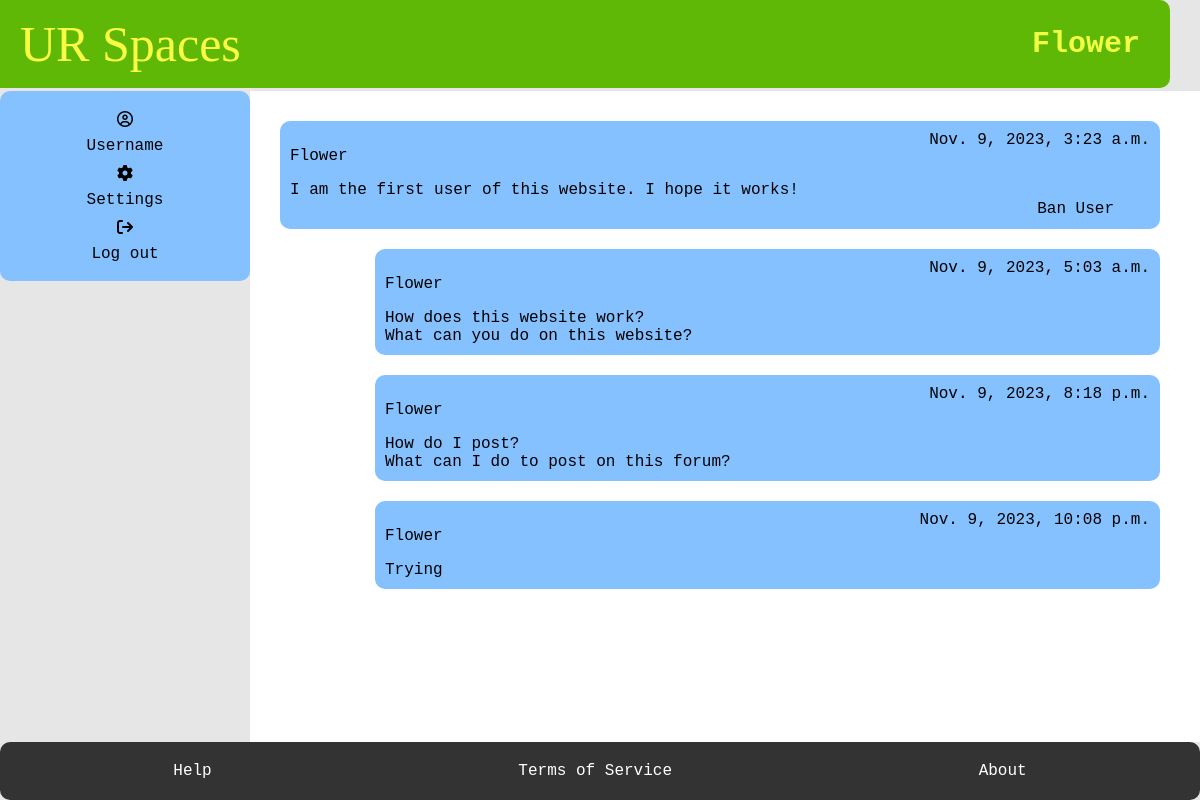
The page /user/flower/ (signed in) on the database as committed earlier.
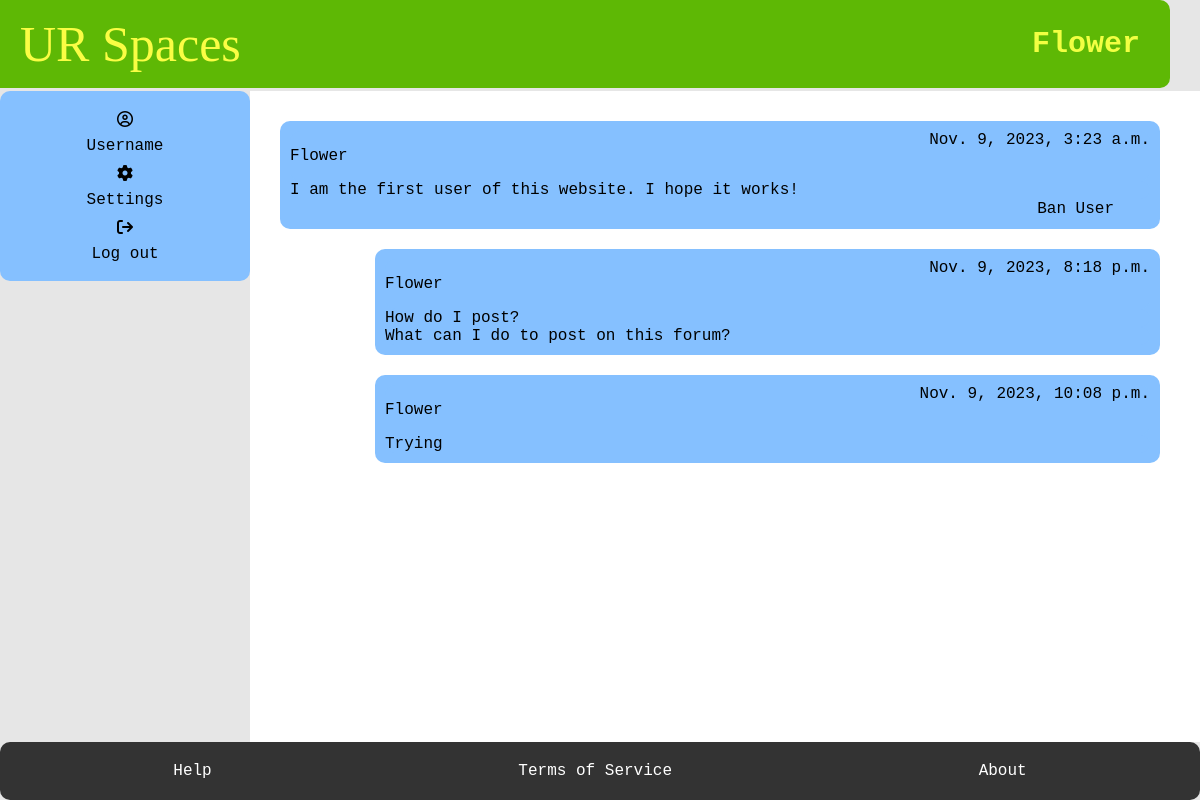
The same page on the database as committed later.
### myapp/models.py (models this page shows, shortened)
class Posts(models.Model):
    User_ID = models.ForeignKey(Student, on_delete=models.CASCADE)
    SubForum_ID = models.ForeignKey(SubForum, default= 1, on_delete=models.CASCADE)
    post_name = models.TextField(max_length=400)
    contents = models.TextField()
    count_likes = models.IntegerField(default=0, blank=True, )
    locked = models.BooleanField(default=False)
    pin = models.BooleanField(default=False)
    reported = models.BooleanField(default=False)
    post_date = models.DateTimeField(auto_now_add=True)
    slug = models.SlugField(max_length=400, unique=True, blank=True)
    def get_url(self):
        return reverse("posts", kwargs={
            "slug":self.slug
        })

class Student(models.Model):
    User_ID = models.ForeignKey(User, on_delete=models.CASCADE)
    bio = models.TextField(default="Please add bio in settings", blank=True)
    banned = models.BooleanField(default=False)
    avatar =ResizedImageField(size=[50, 80], quality=100, upload_to="authors", default=None, null=True, blank=True)
    reported = models.BooleanField(default=False)
    slug = models.SlugField(max_length=400, unique=True, blank=True)

### myapp/views.py (the view)
# urls.py: path("user/<slug>/", user, name="user"),
@login_required
def user(request, slug):
    student= get_object_or_404(Student, slug=slug)
    post = Posts.objects.filter(User_ID = student)
    context = {
        "student": student,
        "post": post
    }
    return render(request, "user.html", context)

### myapp/templates/user.html
{% extends 'base.html' %}
    {% block title %}
      <h1>{{student.User_ID.username}}</h1>
    {% endblock %}
    {% block content %}
    <main>
        <section class="box">
            <div class="forum-item">
                <p> {{student.User_ID.username}} </p>
                <span> {{student.User_ID.date_joined}}</span>
            </div>
            <div class="forum-item">
              <span> {{student.bio}}</span>
            </div>
            <div class="user-item">
              <input type="button" value="Ban User" class="btn2">
          </section>
          {% for field in post %}
            <section class="sub-box">
                <div class="forum-item">
                    <p> {{field.User_ID.User_ID.username}} </p>
                    <span> {{field.post_date}} </span>
                </div>
                <div class="forum-item">
                  <a href="{{field.get_url}}"> {{field.post_name}}  </a>
                  </div>
                  <div class="forum-item">
                    <span> {{field.contents}} </span>
                  </div>
            </section>
            {% endfor %}
    </main>
    {% endblock %}

Rows that differ between the two databases and show on the page:
no longer on this page (row edited): Posts: User_ID.User_ID.username "Flower", post_date "Nov. 9, 2023, 5:03 a.m.", post_name "How does this website work?", contents "What can you do on this website?"
